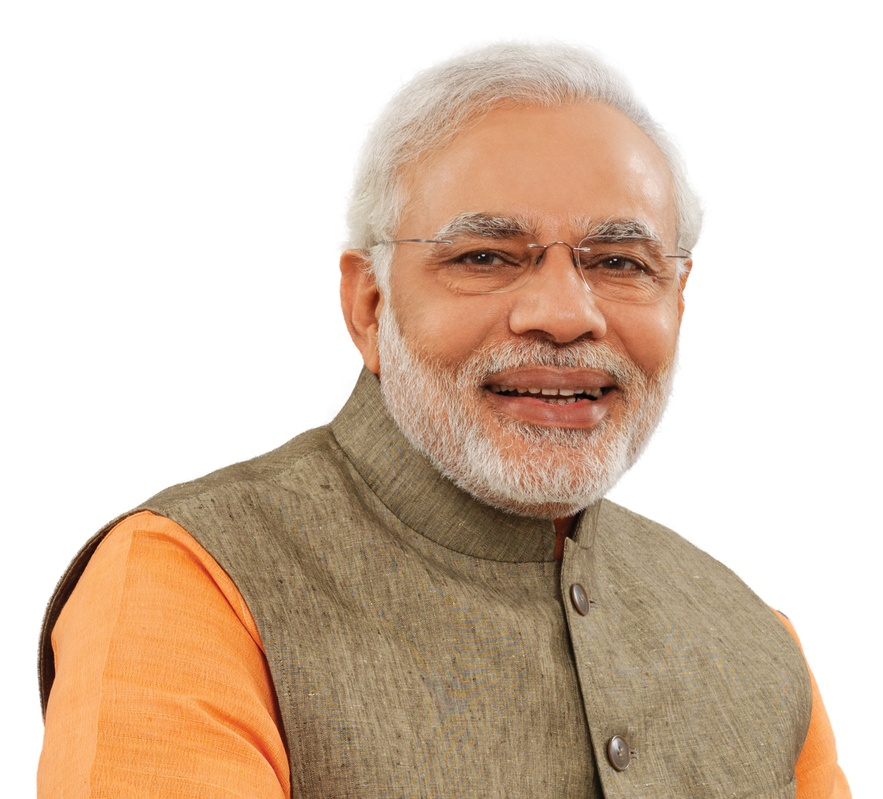
#> input picture FACE AND EYE DETECTION/image_examples/Modi.jpg, 883 x 799 px, shrunk from 1500 x 1358 before the run, found by its file name
$ jupyter execute --allow-errors 'face and eye detection.ipynb'
#> lines starting #> are read from the running program, lines starting #| are printed output that depends on the picture; after the words box and inside, x2 and y2 are one past the last pixel; in counts of white or black regions, pixels touching at a corner belong together
# Face detection and Eye detection for existing data

# Face detection

# Modi face

[cell 1]
import numpy as np
import cv2

# We point OpenCV's CascadeClassifier function to where our
# classifier (XML file format) is stored
face_classifier = cv2.CascadeClassifier('Haarcascades/haarcascade_frontalface_default.xml')

# Load our image then convert it to grayscale
image = cv2.imread('modi.jpg')
#> image is the input picture: shape (799, 883, 3); mean B, G, R 178.5, 196.6, 217.3
gray = cv2.cvtColor(image, cv2.COLOR_BGR2GRAY)
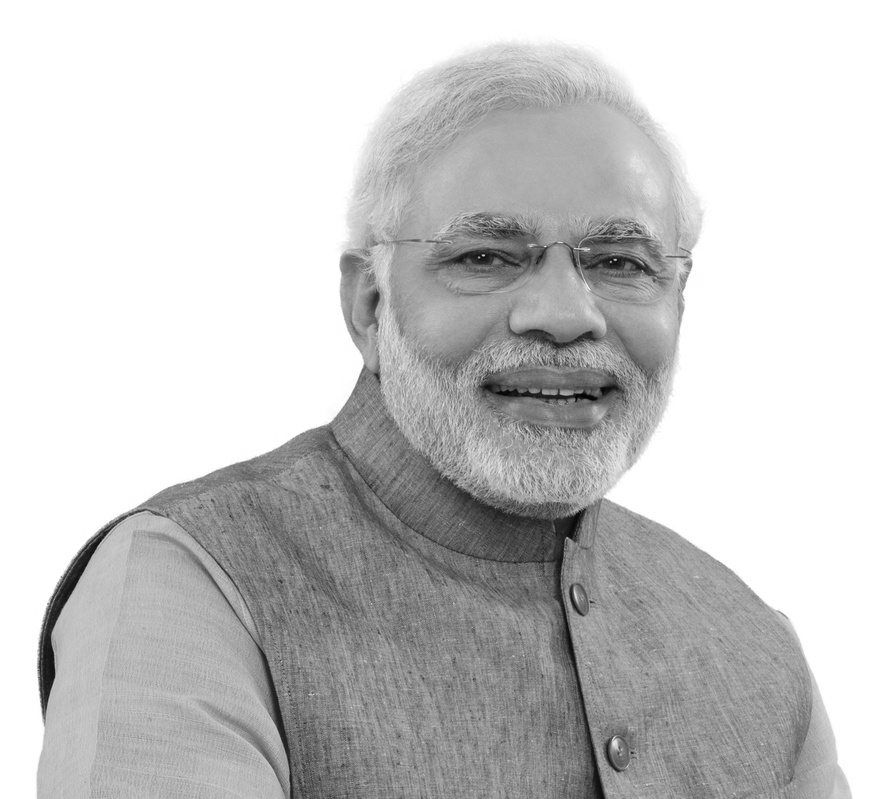
#> gray: shape (799, 883); min 2, max 255, mean 200.7

# Our classifier returns the ROI of the detected face as a tuple
# It stores the top left coordinate and the bottom right coordiantes
faces = face_classifier.detectMultiScale(gray, 1.3, 5)
#> faces = [[370, 117, 366, 366]]

# When no faces detected, face_classifier returns and empty tuple
if faces is ():
    print("No faces found")

# We iterate through our faces array and draw a rectangle
# over each face in faces
for (x,y,w,h) in faces:
    cv2.rectangle(image, (x,y), (x+w,y+h), (127,0,255), 2)
    cv2.imshow('Face Detection', image)
    cv2.waitKey(0)
#> this loop made 1 pass
#> pass 1, `cv2.imshow('Face Detection', image)`:
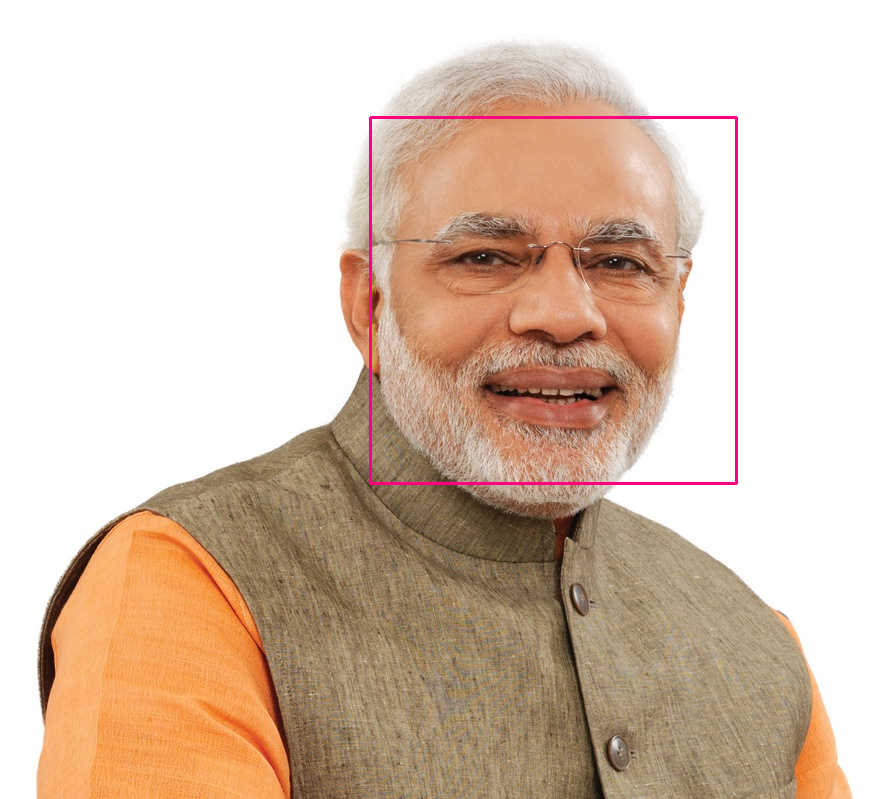
#> window 'Face Detection': shape (799, 883, 3); mean B, G, R 178.2, 195.4, 217.5

cv2.destroyAllWindows()

# arpith face

[cell 2]
import numpy as np
import cv2

# We point OpenCV's CascadeClassifier function to where our
# classifier (XML file format) is stored
face_classifier = cv2.CascadeClassifier('Haarcascades/haarcascade_frontalface_default.xml')

# Load our image then convert it to grayscale
image = cv2.imread('arpith.jpg')
#> (the rest of this cell did not finish here and is left out)

# Face and Eye detection

# modi

[cell 3]
import numpy as np
import cv2

face_classifier = cv2.CascadeClassifier('Haarcascades/haarcascade_frontalface_default.xml')
eye_classifier = cv2.CascadeClassifier('Haarcascades/haarcascade_eye.xml')

img = cv2.imread('image_examples/Modi.jpg')
gray = cv2.cvtColor(img, cv2.COLOR_BGR2GRAY)

faces = face_classifier.detectMultiScale(gray, 1.3, 5)

# When no faces detected, face_classifier returns and empty tuple
if faces is ():
    print("No Face Found")

for (x,y,w,h) in faces:
    cv2.rectangle(img,(x,y),(x+w,y+h),(127,0,255),2)
    cv2.imshow('img',img)
    cv2.waitKey(0)
    roi_gray = gray[y:y+h, x:x+w]
    roi_color = img[y:y+h, x:x+w]
    eyes = eye_classifier.detectMultiScale(roi_gray)
    for (ex,ey,ew,eh) in eyes:
        cv2.rectangle(roi_color,(ex,ey),(ex+ew,ey+eh),(255,255,0),2)
        cv2.imshow('img',img)
        cv2.waitKey(0)
#> this loop made 1 pass
#> (x, y, w, h, eyes) on pass 1: (370, 117, 366, 366, [[154, 130, 24, 24], [54, 104, 88, 88]])
#> pass 1, `roi_gray = gray[y:y+h, x:x+w]`:
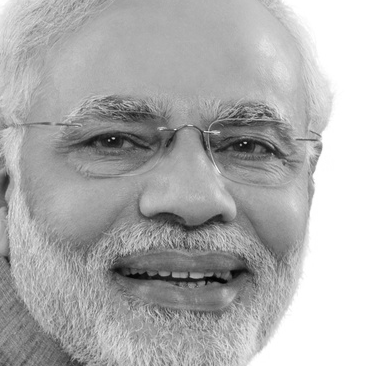
#> roi_gray: shape (366, 366); min 2, max 255, mean 172.9
#> after the loop:
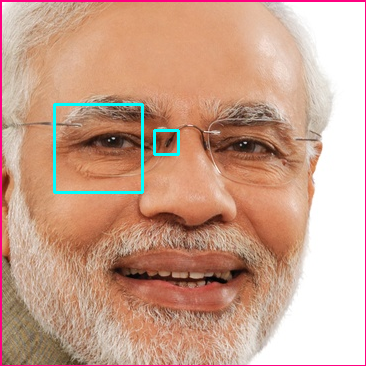
#> roi_color: shape (366, 366, 3); mean B, G, R 141.1, 161.5, 202.9

cv2.destroyAllWindows()

# face and eye detection
# arpith

[cell 4]
import numpy as np
import cv2

face_classifier = cv2.CascadeClassifier('Haarcascades/haarcascade_frontalface_default.xml')
eye_classifier = cv2.CascadeClassifier('Haarcascades/haarcascade_eye.xml')

img = cv2.imread('arpith.jpg')
#> (the rest of this cell did not finish here and is left out)

# trump face and eye

[cell 5]
import numpy as np
import cv2

face_classifier = cv2.CascadeClassifier('Haarcascades/haarcascade_frontalface_default.xml')
eye_classifier = cv2.CascadeClassifier('Haarcascades/haarcascade_eye.xml')

img = cv2.imread('image_examples/trump.jpg')
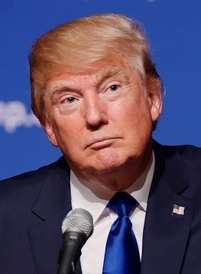
#> input picture FACE AND EYE DETECTION/image_examples/Trump.jpg, 201 x 274 px, shrunk from 342 x 465 before the run, found by its file name
#> img is the input picture: shape (274, 201, 3); mean B, G, R 104.9, 77.8, 89.5
gray = cv2.cvtColor(img, cv2.COLOR_BGR2GRAY)
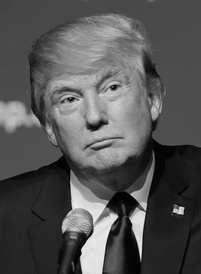
#> gray: shape (274, 201); min 0, max 242, mean 84.4

faces = face_classifier.detectMultiScale(gray, 1.3, 5)
#> faces = [[33, 43, 121, 121]]

# When no faces detected, face_classifier returns and empty tuple
if faces is ():
    print("No Face Found")

for (x,y,w,h) in faces:
    cv2.rectangle(img,(x,y),(x+w,y+h),(127,0,255),2)
    cv2.imshow('img',img)
    cv2.waitKey(0)
    roi_gray = gray[y:y+h, x:x+w]
    roi_color = img[y:y+h, x:x+w]
    eyes = eye_classifier.detectMultiScale(roi_gray)
    for (ex,ey,ew,eh) in eyes:
        cv2.rectangle(roi_color,(ex,ey),(ex+ew,ey+eh),(255,255,0),2)
        cv2.imshow('img',img)
        cv2.waitKey(0)
#> this loop made 1 pass
#> (x, y, w, h, eyes) on pass 1: (33, 43, 121, 121, [[68, 34, 21, 21], [24, 46, 22, 22]])
#> pass 1, `roi_gray = gray[y:y+h, x:x+w]`:
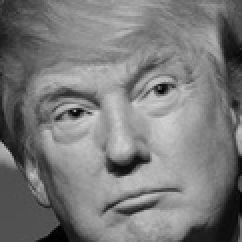
#> roi_gray: shape (121, 121) (shown 2 times larger); min 1, max 212, mean 122.2
#> pass 1, `roi_color = img[y:y+h, x:x+w]`:
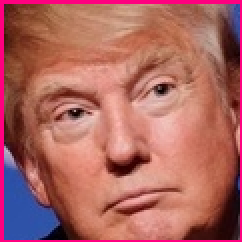
#> roi_color: shape (121, 121, 3) (shown 2 times larger); mean B, G, R 96.7, 101.8, 172.4
#> after the loop:
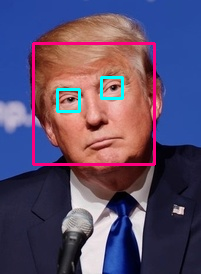
#> img: shape (274, 201, 3); 3.55% of pixels changed, all inside (x1, y1, x2, y2) = (32, 42, 156, 166)
#> after the loop:
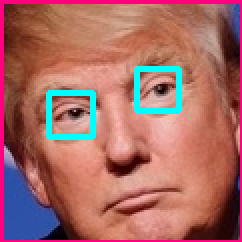
#> roi_color: shape (121, 121, 3) (shown 2 times larger); 3.47% of pixels changed, all inside (x1, y1, x2, y2) = (23, 33, 91, 70)

cv2.destroyAllWindows()
